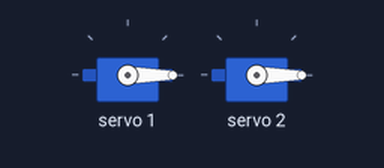
A sketch run on a simulated Arduino Uno, built with avr-gcc and run on an emulated ATmega328P. Parts: 2 × servo.

Above: at 0.05 s.
At 6.0 s:
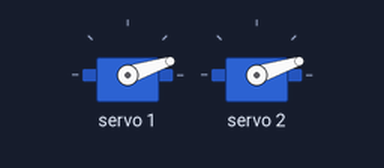
Timing chart, 0 to 9.1 s (numbered marks = the images above):
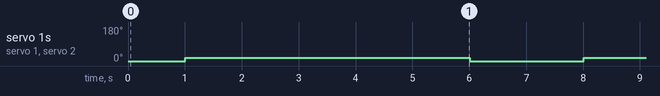

The sketch:

Pincher_Test.ino
```cpp
 #include <Wire.h>
 #include <Adafruit_PWMServoDriver.h>
 #include <Servo.h>

 Adafruit_PWMServoDriver pca= Adafruit_PWMServoDriver(0x40);
 Servo pincherArm1;
 Servo pincherArm2;

void setup() {
  // put your setup code here, to run once:
  //test.attach(9);
  pca.begin();
  pca.setPWMFreq(50);
}

void loop() {
  // put your main code here, to run repeatedly:
  pca.setPin(1,110,false);  // This sets the servo to about 10 degrees, do not use settings below 105.
 // delay(1000);
  pca.setPin(2,110,false);  // This sets the servo to about 90 degrees, which is about mid range
  delay(1000);
 pca.setPin(1,150,false);  // This sets the servo to about 170 degrees, do not use settings above 510.
 // delay(1000);
 pca.setPin(2,150,false);  // This sets the servo to about 10 degrees, do not use settings below 105.
  delay(5000);
 pca.setPin(1,110,false);  // This sets the servo to about 90 degrees, which is about mid range
  //delay(1000);
 pca.setPin(2,110,false);  // This sets the servo to about 170 degrees, do not use settings above 510.
  delay(1000);
 // return 0;

}
```

Measured:
- by itself, servo 1, servo 2: alternates 18° for 5.0 s and 0° for 2.0 s
